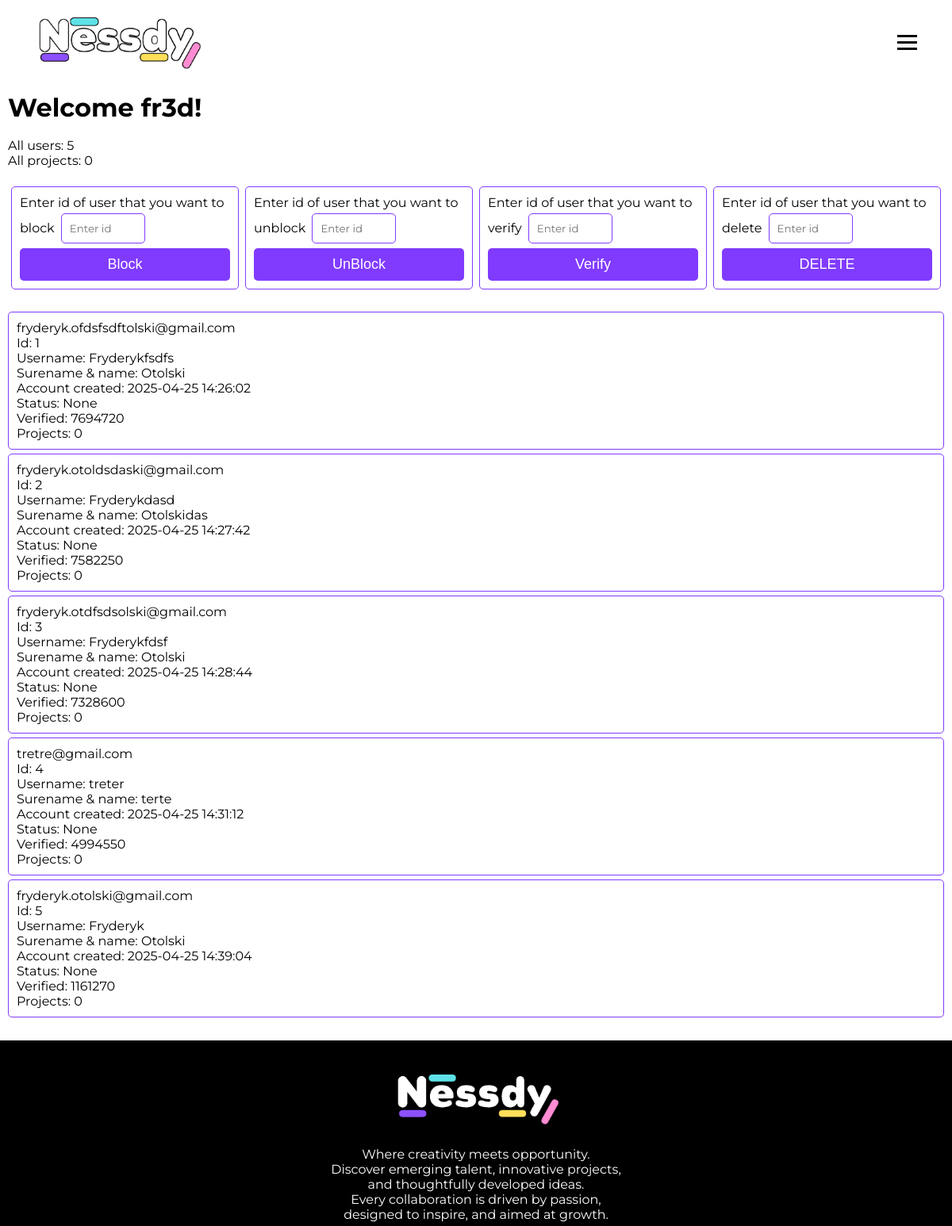
/admin (upper part), run on an earlier commit of the app's database.
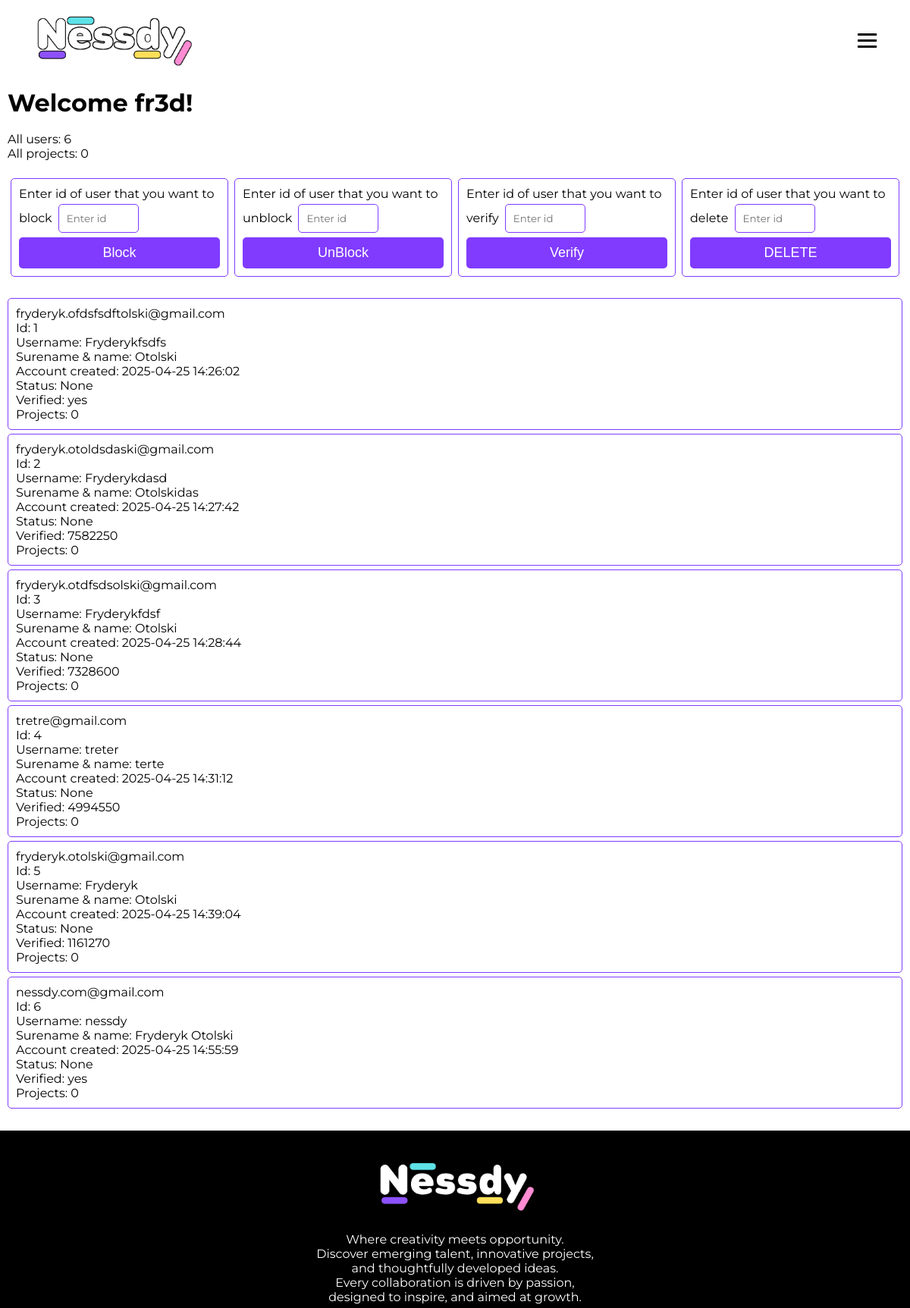
And on a later commit of the database.
### website/models.py (models this page shows)
class User(db.Model, UserMixin):
    id = db.Column(db.Integer, primary_key=True)
    email = db.Column(db.String(150), unique=True, nullable = False)
    first_name = db.Column(db.String(150), nullable = False)
    name_surname = db.Column(db.String(150), nullable = False)
    password = db.Column(db.String(500), nullable = False)
    date = db.Column(db.DateTime(timezone=True), default=func.now())
    status = db.Column(db.String(2000), nullable = True)
    verified = db.Column(db.String(10), nullable = True)
    token = db.Column(db.Integer, nullable = True)
    notes = db.relationship('Note')

### website/views.py (the view, shortened to what this page needs)
@views.route('/admin', methods=['GET', 'POST'])
def admin():
    users = User.query.all()
    user_count = db.session.query(func.count(User.id)).scalar()
    project_count = db.session.query(func.count(Note.id)).scalar()
    return render_template("admin.html", user=current_user, users=users, user_count=user_count, project_count=project_count)

### website/templates/admin.html (shortened to what this page needs)
{% extends "base.html" %}
{% block content %}
    <div class="container_admin">
        {% if user.email == "nessdy.com@gmail.com" or "fryderyk.otolski@gmail.com" %}
        <h1>Welcome fr3d!</h1>
        <br>
        <p>All users: {{ user_count }}</p>
        <p>All projects: {{ project_count }}</p>
        <br>
        <div class="un-block-form">
            <form method="POST" class="form-control">
                <label for="block">Enter id of user that you want to block</label>
                <input type="text" class="form-control" id="block" name="block" placeholder="Enter id">
                <button type="submit" class="btn-primary">Block</button>
            </form>
            <br>
            <form method="POST" class="form-control">
                <label for="unblock">Enter id of user that you want to unblock</label>
                <input type="text" class="form-control" id="unblock" name="unblock" placeholder="Enter id">
                <button type="submit" class="btn-primary">UnBlock</button>
            </form>
            <form method="POST" class="form-control">
                <label for="verify">Enter id of user that you want to verify</label>
                <input type="text" class="form-control" id="verify" name="verify" placeholder="Enter id">
                <button type="submit" class="btn-primary">Verify</button>
            </form>
            <form method="POST" class="form-control">
                <label for="verify">Enter id of user that you want to delete</label>
                <input type="text" class="form-control" id="delete" name="delete" placeholder="Enter id">
                <button type="submit" class="btn-primary">DELETE</button>
            </form>
        </div>
        <br>
            {% for user in users %}
                <div class="box">
                    <p>{{ user.email }}</p>
                    <p>Id: {{ user.id }}</p>
                    <p>Username: {{ user.first_name }}</p>
                    <p>Surename & name: {{ user.name_surname }}</p>
                    <p>Account created: {{ user.date }}</p>
                    <p>Status: {{ user.status }}</p>
                    <p>Verified: {{ user.verified }}</p>
                    <p>Projects: {{ user.notes|length }}</p>
                </div>
            {% endfor %}
        {% else %}
        <h1>Acces denied!</h1>
        {% endif %}
    </div>
{% endblock %}

### website/templates/base.html (shortened to what this page needs)
<!DOCTYPE html>
<html lang="en">
<head>
    <link rel="stylesheet" type="text/css" href="{{ url_for('static', filename='css/style.css') }}">
    <link rel="stylesheet" type="text/css" href="{{ url_for('static', filename='css/home.css') }}">
    <link rel="stylesheet" type="text/css" href="{{ url_for('static', filename='css/sign_up.css') }}">
    <link rel="stylesheet" type="text/css" href="{{ url_for('static', filename='css/login.css') }}">
    <link rel="stylesheet" type="text/css" href="{{ url_for('static', filename='css/facts.css') }}">
    <link rel="stylesheet" type="text/css" href="{{ url_for('static', filename='css/shop.css') }}">
    <link rel="stylesheet" type="text/css" href="{{ url_for('static', filename='css/password.css') }}">
    <link rel="stylesheet" type="text/css" href="{{ url_for('static', filename='css/token.css') }}">
</head>
<body>
  <div class="container">
      <nav class="navbar">
        <a href="/">  <img src="{{ url_for('static', filename='images/nessdy_logo2.png') }}">  </a>
        <div class="hamburger">
            <span class="bar"></span>
            <span class="bar"></span>
            <span class="bar"></span>
        </div>
      </nav>
      {% block content %}
      {% endblock %}
      <br>
      <div class="footer">
        <ul>
          <li>
            <img class="logofooter" src="{{ url_for('static', filename='images/nessdy_logo2.png') }}">
          </li>
          <li>
            <p>Where creativity meets opportunity.</p>
            <p>Discover emerging talent, innovative projects,</p>
            <p>and thoughtfully developed ideas.</p>
            <p>Every collaboration is driven by passion,</p>
            <p>designed to inspire, and aimed at growth.</p>
          </li>
        </ul>
        <br>
      </div>
    </div>
</body>
</html>

### website/static/css/style.css (style rules this page uses)
* { padding: 0; margin: 0; box-sizing: border-box; font-family: "Montserrat", sans-serif; cursor: default; }
body { max-width: 1600px; margin: auto; border: 0.5px solid black; }
.container { padding: 0px; }
.navbar img { max-height: 80px; }
.navbar a { color: rgb(0, 0, 0); text-decoration: none; font-family: "Montserrat", sans-serif; font-style: normal; font-size: 22px; font-weight: 800; }
.navbar { padding: 10px; margin: 10px; min-height: 80px; align-items: center; padding: 0 34px; display: flex; justify-content: space-between }
.hamburger { display: none; cursor: pointer; }
.bar { display: block; width: 25px; height: 3px; margin: 5px auto; background-color: rgb(0, 0, 0); -webkit-transition: all 0.3s ease-in-out; transition: all 0.3s ease-in-out }
.footer { padding: 30px 100px; background-color: black; cursor: default; }
.footer ul { list-style: none; justify-content: space-between; display: flex; align-items: center; color: white; }
.footer .logofooter { height: 80px; }
@media (max-width: 1260px) { body { margin: 0; border: none; } }
@media (max-width: 1260px) { .container { box-shadow: none; border-radius: 0px; padding: 0px; margin: 0px; } }
@media (max-width: 1260px) { .hamburger { display: block; } }
@media (max-width: 1260px) { .footer { padding: 20px; } }
@media (max-width: 1260px) { .footer ul { display: block; align-items: center; } }
@media (max-width: 1260px) { .footer ul li { text-align: center; padding: 10px; } }

### website/static/css/sign_up.css (style rules this page uses)
.form-control { width: 100%; padding: 10px; margin-top: 5px; border: 1px solid #803bff; border-radius: 5px; }
.btn-primary { width: 100%; padding: 10px; font-family: "Lilita One", sans-serif; font-size: 18px; background-color: #803bff; border: none; color: white; border-radius: 5px; }

### website/static/css/login.css (style rules this page uses)
.form-control { width: 100%; padding: 10px; margin-top: 5px; border: 1px solid #803bff; border-radius: 5px; }
.btn-primary { width: 100%; padding: 10px; font-size: 18px; background-color: #803bff; border: none; color: white; border-radius: 5px; }

### website/static/css/password.css (style rules this page uses)
.form-control { width: 100%; padding: 10px; margin-top: 5px; border: 1px solid #803bff; border-radius: 5px; }
.btn-primary { width: 100%; padding: 10px; font-size: 18px; background-color: #803bff; border: none; color: white; border-radius: 5px; }

### website/static/css/token.css (style rules this page uses)
.form-control { width: 100%; padding: 10px; margin-top: 5px; border: 1px solid #803bff; border-radius: 5px; }
.btn-primary { width: 100%; padding: 10px; font-size: 18px; background-color: #803bff; border: none; color: white; border-radius: 5px; }

### website/templates/admin.html (style rules this page uses)
.container_admin { min-height: 800px; padding: 10px; }
.box { width: 100%; min-height: 10px; padding: 10px; margin-top: 5px; border: 1px solid #803bff; border-radius: 5px; display: flex; flex-direction: column; align-items: top; justify-content: space-between; }
.un-block-form { display: flex; align-items: center; justify-content: center; }
.form-control { width: 40%; margin: 4px; }
button { margin-top: 2px; }

What changed in the data, as far as the page shows it:
changed User "fryderyk.ofdsfsdftolski@gmail.com": verified "7694720" → "yes"
added User: email "nessdy.com@gmail.com", id "6", first_name "nessdy", name_surname "Fryderyk Otolski", date "2025-04-25 14:55:59", status "None", verified "yes", notes|length "0"
Also different on the page:
{{ user_count }}: "5" → "6"
